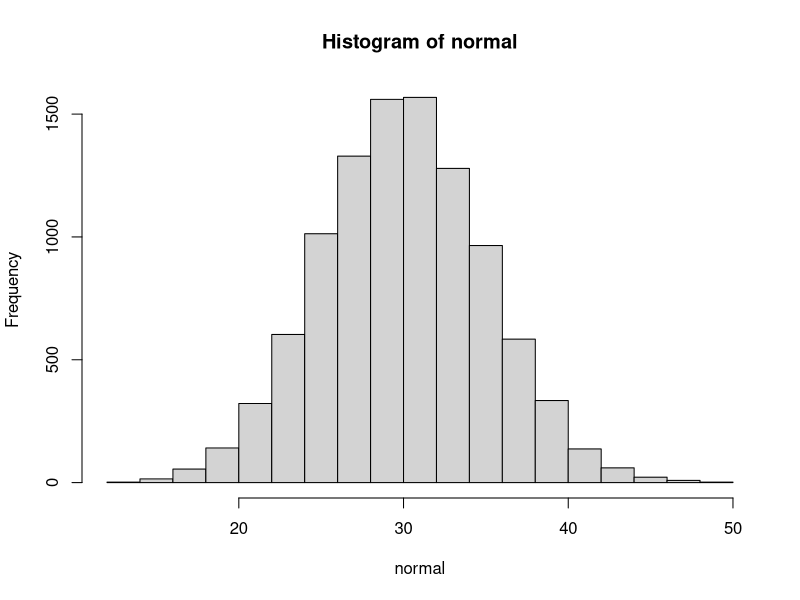
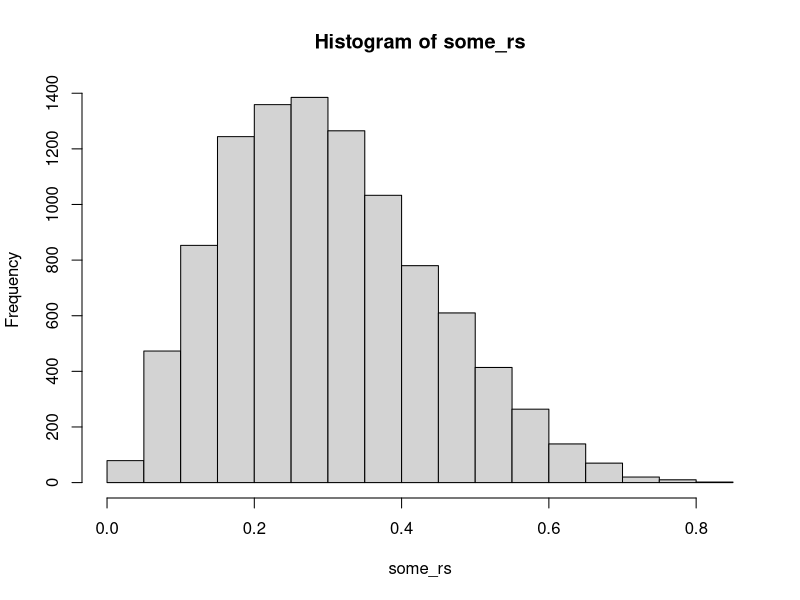
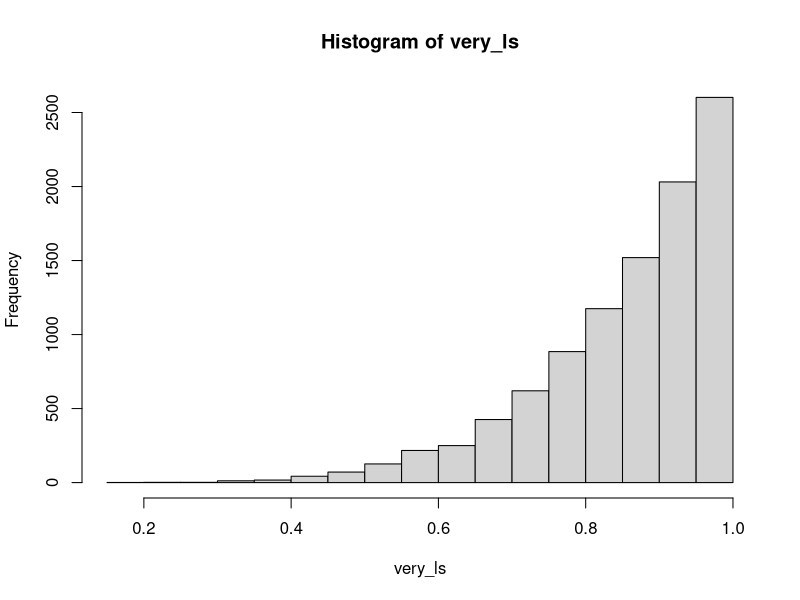
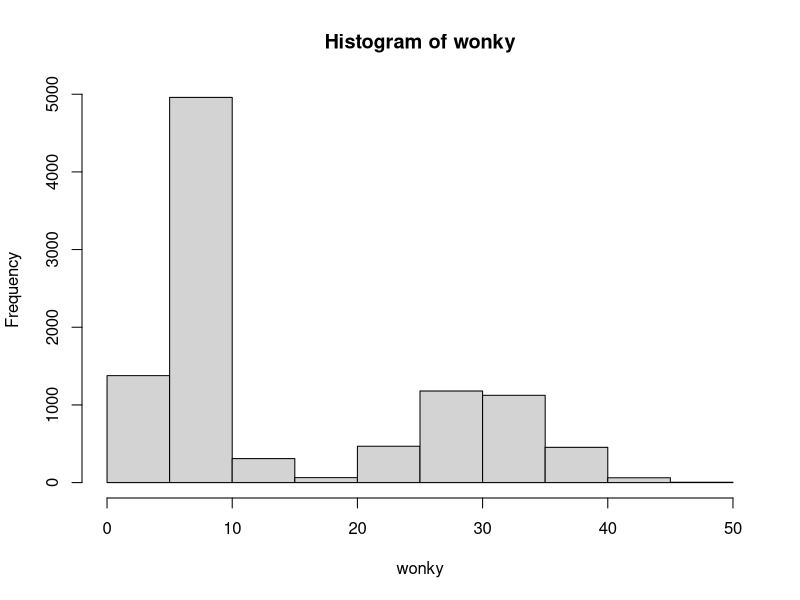

The R script that drew these images, in order: (Note: this script raises an error after producing the figures.)
set.seed(285010)

normal <- rnorm(10000, mean = 30, sd = 5)
hist(normal)

some_rs <- rbeta(10000, 3, 7)
hist(some_rs)

very_ls <- rbeta(10000, 6, 1)
hist(very_ls)

wonky_full <- c(normal, some_rs*20, very_ls*10)
wonky <- sample(wonky_full, size = 10000, replace = FALSE)
hist(wonky)

d <- data.frame(normal, some_rs, very_ls, wonky)

write.csv(d, file = "../data/pops.csv", row.names = FALSE)